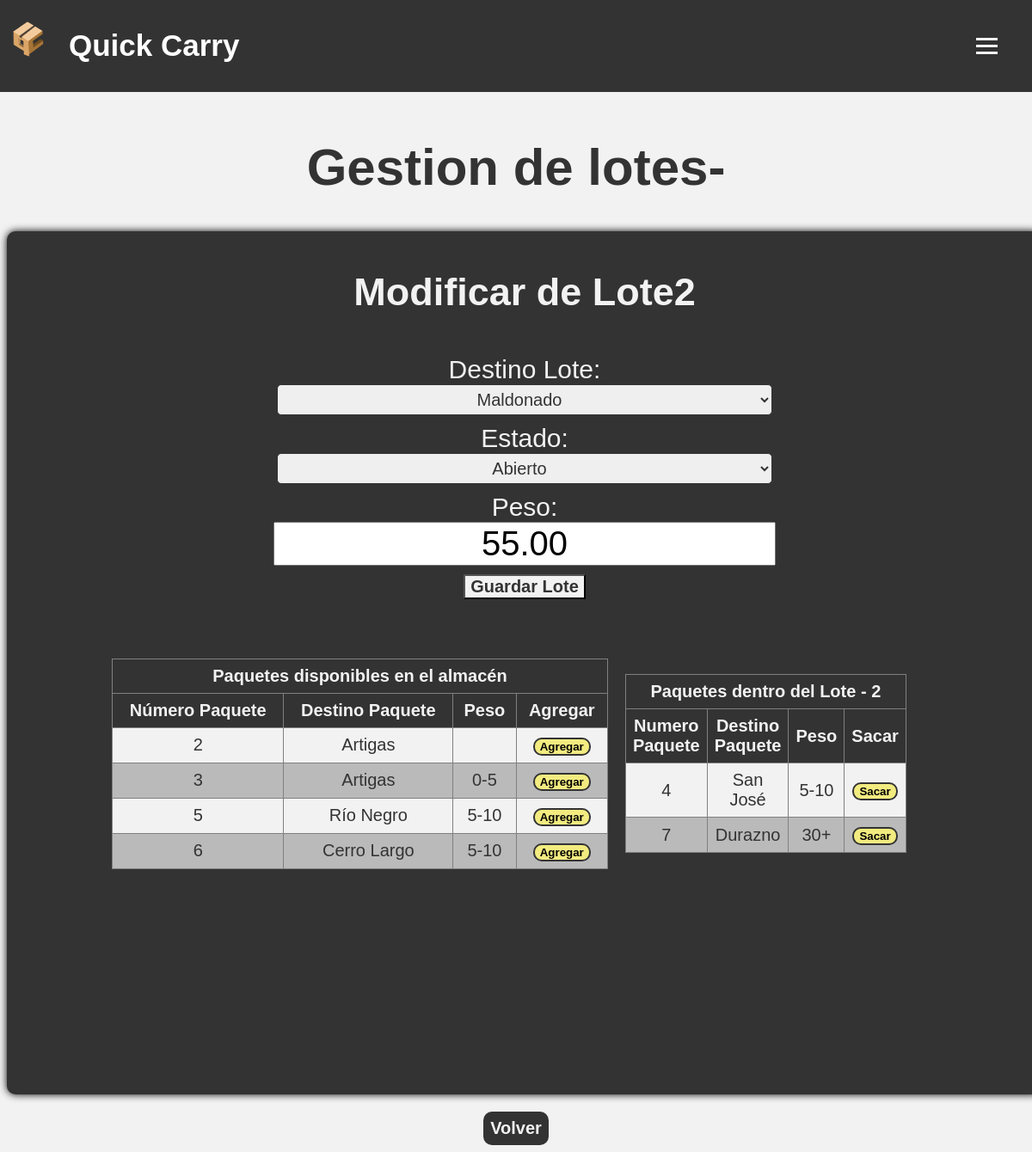
The app's page /Almacen/modificarLote.php?id=2 with its own data.
### tables this page shows
CREATE TABLE `lote` (
  `id_lote` int(11) NOT NULL,
  `id_recorrido` int(11) DEFAULT NULL,
  `departamento_destino` varchar(25) DEFAULT NULL,
  `peso` decimal(10,2) DEFAULT NULL,
  `estado` varchar(20) DEFAULT NULL
);

CREATE TABLE `paquete` (
  `id_paquete` int(11) NOT NULL,
  `id_lote` int(11) DEFAULT NULL,
  `matricula` varchar(10) DEFAULT NULL,
  `peso` varchar(10) DEFAULT NULL,
  `tamaño` varchar(20) DEFAULT NULL,
  `tipo_entrega` varchar(20) DEFAULT NULL,
  `fecha_ingreso` date DEFAULT NULL,
  `hora_ingreso` time DEFAULT NULL,
  `fecha_envio` date DEFAULT NULL,
  `hora_envio` time DEFAULT NULL,
  `fecha_entrega` date DEFAULT NULL,
  `hora_entrega` time DEFAULT NULL,
  `departamento_destinatario` varchar(25) DEFAULT NULL,
  `ciudad_destinatario` varchar(25) DEFAULT NULL,
  `calle_destinatario` varchar(40) DEFAULT NULL,
  `numero_puerta_destinatario` int(11) DEFAULT NULL,
  `nombre_destinatario` varchar(25) DEFAULT NULL,
  `email_destinatario` varchar(50) DEFAULT NULL,
  `estado` varchar(20) DEFAULT NULL
);

### Almacen/modificarLote.php (the view, shortened to what this page needs)
<?php
$almacen = isset($_GET['almacen']) ? $_GET['almacen'] : '';
?>
<!DOCTYPE html>
<html lang="en">
<head>
    <link rel="stylesheet" href="style.css">
</head>
<header>
    <div class="logo">
        <a href="index.php?almacen=<?php echo $almacen; ?>"><img src="qc.png" alt="qc"></a>
        <h1>Quick Carry</h1>
    </div>
    <label for="menu-toggle" class="menu-btn">
        <span></span>
        <span></span>
        <span></span>
    </label>
</header>
<body>
    <?php
    $almacen = isset($_GET['almacen']) ? $_GET['almacen'] : '';
    $conexion = new mysqli("localhost", "root", "", "quickcarry");
    if ($_SERVER["REQUEST_METHOD"] == "GET" && isset($_GET["id"])) {
        $id_lote = $_GET['id'];
        $almacen = $_GET['almacen'];
    } else {
        die("Error: Los valores de id y almacen no se proporcionaron correctamente.");
    }
    $consulta = "SELECT id_lote, departamento_destino, peso, estado FROM lote WHERE id_lote = $id_lote";
    $resultado = $conexion->query($consulta);
    if ($resultado && $resultado->num_rows > 0) {
        $lote = $resultado->fetch_assoc();
    } else {
        die("Error: El lote no existe o no se encontró.");
    }
    ?>
    <body>
        <h1>Gestion de lotes- <?php echo $almacen; ?></h1>
        <div class="modiLote">
            <form id="gestionLote" action="modificarLote.php" method="post">
                <h2>Modificar de Lote<?php echo $id_lote; ?></h2>
                <label for="departamento_destino">Destino Lote:</label>
                <select name="departamento_destino" id="departamento_destino">
                    <option value="" disabled selected><?php echo $lote['departamento_destino']; ?></option>
                </select>
                <label for="estado">Estado:</label>
                <select name="estado" id="estado">
                    <option value=""><?php echo $lote['estado']; ?></option>
                </select>
                <label for="peso">Peso:</label>
                <input type="text" name="peso" value="<?php echo $lote['peso']; ?>" readonly>
                <input type="submit" name="guardarLote" value="Guardar Lote">
            </form>
            <?php
            $consultaPaq = "SELECT id_paquete, peso, departamento_destinatario FROM PAQUETE  WHERE id_lote IS NULL";
            $resultadosPaq = $conexion->query($consultaPaq);
            ?>
            <form id="paqueteLote" action="modificarLote.php" method="post">
                <div class="tablaDivPaq">
                    <table id="paquetesDisponibles" border="1">
                        <thead>
                            <tr>
                                <th colspan="4">Paquetes disponibles en el almacén</th>
                            </tr>
                            <tr>
                                <th>Número Paquete</th>
                                <th>Destino Paquete</th>
                                <th>Peso</th>
                                <th>Agregar</th>
                            </tr>
                        </thead>
                        <tbody>
                            <?php
                            while ($filaPaq = $resultadosPaq->fetch_assoc()) {
                                $id_paquete = $filaPaq["id_paquete"];
                                $departamentoDestinatario = $filaPaq["departamento_destinatario"];
                                $pesoPaq = $filaPaq["peso"];
                                echo "<tr>";
                                echo "<td>$id_paquete</td>";
                                echo "<td>$departamentoDestinatario</td>";
                                echo "<td>$pesoPaq</td>";
                                echo '<td>
                                 <form id="form_agregar_' . $id_paquete . '" action="modificarLote.php" method="post">
                                     <input type="hidden" name="id_paquete" value="' . $id_paquete . '">
                                     <input type="hidden" name="almacen" value="' . $almacen . '">
                                     <input type="hidden" name="id" value="' . $id_lote . '">
                                     <button class="Agregar" type="submit" name="agregar_paquete_lote">Agregar</button>
                                 </form>
                             </td>';
                                echo "</tr>";
                            }
                            ?>
                        </tbody>
                    </table>
            </form>
            <form id="lotePaquete" action="modificarLote.php" method="post">
                <?php
                $consultaPaqLote = "SELECT id_paquete,peso,departamento_destinatario FROM paquete WHERE id_lote = '$id_lote'";
                $resultadosPaqLot = $conexion->query($consultaPaqLote);
                ?>
                <table id="paquetesDentroLotes" border="1">
                    <thead>
                        <tr>
                            <th colspan="4">Paquetes dentro del Lote - <?php echo $id_lote; ?></th>
                        </tr>
                        <tr>
                            <th>Numero Paquete</th>
                            <th>Destino Paquete</th>
                            <th>Peso</th>
                            <th>Sacar</th>
                        </tr>
                    </thead>
                    <tbody>
                        <?php
                        while ($filaPaqLot = $resultadosPaqLot->fetch_assoc()) {
                            $id_paquete = $filaPaqLot["id_paquete"];
                            $departamentoDestinatario = $filaPaqLot["departamento_destinatario"];
                            $pesoPaq = $filaPaqLot["peso"];
                            echo "<tr>";
                            echo "<td> $id_paquete </td>";
                            echo "<td>$departamentoDestinatario</td>";
                            echo "<td>$pesoPaq </td>";
                            echo '<td>
        <form id="form_sacar_' . $id_paquete . '" action="modificarLote.php" method="post">
            <input type="hidden" name="id_paquete" value="' . $id_paquete . '">
            <input type="hidden" name="almacen" value="' . $almacen . '">
            <input type="hidden" name="id" value="' . $id_lote . '">
            <button class="Sacar" type="submit" name="sacar_paquete_lote">Sacar</button>
    </td>';
                            echo "</tr>";
                        }
                        ?>
                    </tbody>
                </table>
            </form>
        </div>
        <div class="volver">
            <input type="button" value="Volver" onclick="window.location.href='gestionLotes.php?almacen=<?php echo $almacen; ?>'">
        </div>
    </body>
</html>

### Almacen/style.css (style rules this page uses)
body { text-align: center; background-color: #F2F2F2; padding-top: 80px; font-family: sans-serif; margin-top: 40px; font-size: 30px; color: #333; }
.volver input { background-color: #333; color: #F2F2F2; padding: 8px; margin-top: 20px; border: none; border-radius: 10px; font-size: 20px; }
.tablaDivPaq { flex: left; }
.modiLote { text-align: center; align-items: center; margin: 0 auto; background-color: #333; border: 2px solid #333; border-radius: 10px; display: flex; flex-direction: column; height: 1000px; width: 1200px; box-shadow: 0 0 10px black; }
.modiLote h2 { color: #f2f2f2; }
#gestionLote { border: 5px solid #333; width: 60%; max-width: 1200px; display: flex; flex-direction: column; text-align: center; align-items: center; }
#paqueteLote { border: 5px solid #333; width: 80%; max-width: 1200px; display: flex; margin-top: 10%; flex-direction: column; text-align: center; align-items: center; }
#paquetesDisponibles { margin-right: 10px; }
#paquetesDentroLotes { margin-left: 10px; }
.modiLote label { margin-top: 10px; color: #f2f2f2; }
.modiLote select[name="departamento_destino"], .modiLote input[type="number"], .modiLote select[name="estado"] { font-size: 20px; padding: 5px; width: 80%; text-align: center; color: #333; border: 1px solid #333; border-radius: 5px; }
.modiLote input[type="text"] { text-align: center; font-size: 40px; width: 80%; }
.modiLote input[type="submit"] { text-align: center; margin-top: 10px; font-size: 20px; background-color: #f2f2f2; font-weight: bold; color: #333; }
.tablaDivPaq { text-align: center; align-items: center; height: 50%; width: 100%; display: flex; margin-top: 50px; margin: 0 auto; font-size: 20px; border-collapse: collapse; }
table { width: 80%; border-collapse: collapse; }
th, td { padding: 8px; }
th { background-color: #333; color: #F2F2F2; }
tr:nth-child(odd) { background-color: #F2F2F2; }
tr:nth-child(even) { background-color: #bababa; }
tbody button { background-color: #F2EB80; border: 2px solid #333; border-radius: 10px; font-weight: bold; transition: 0.1s; }
header { background-color: #333; color: #fff; padding: 10px; width: 100%; position: fixed; top: 0; left: 0; display: flex; justify-content: space-between; align-items: center; }
.logo h1 { margin-left: 10px; font-size: 35px; }
.logo { display: flex; align-items: center; }
.logo img { width: 50px; height: 60px; margin-right: 10px; }
.menu-btn { display: inline-block; cursor: pointer; padding: 10px; margin-right: 40px; border-radius: 10px; transition: 0.3s; }
.menu-btn span { display: block; width: 25px; height: 3px; background-color: #F2F2F2; margin-bottom: 5px; margin-top: 5px; }
.formulario input[type="submit"], [type="button"] { text-align: left; font-size: 20px; background-color: #333; font-weight: bold; color: #F2F2F2; }
.formularioRemito input[type="submit"], [type="button"] { text-align: left; font-size: 20px; background-color: #333; font-weight: bold; color: #F2F2F2; }
.formularioAltaPaquete input[type="submit"], [type="button"] { text-align: left; font-size: 20px; background-color: #333; font-weight: bold; color: #F2F2F2; }

### records on screen
lote: departamento_destino "Maldonado", estado "Abierto", peso "55.00"
paquete: id_paquete "2", departamento_destinatario "Artigas"
paquete: id_paquete "3", departamento_destinatario "Artigas", peso "0-5"
paquete: id_paquete "5", departamento_destinatario "Río Negro", peso "5-10"
paquete: id_paquete "6", departamento_destinatario "Cerro Largo", peso "5-10"
paquete: id_paquete "4", departamento_destinatario "San José", peso "5-10"
paquete: id_paquete "7", departamento_destinatario "Durazno", peso "30+"

### other values on screen
$id_lote "2"
